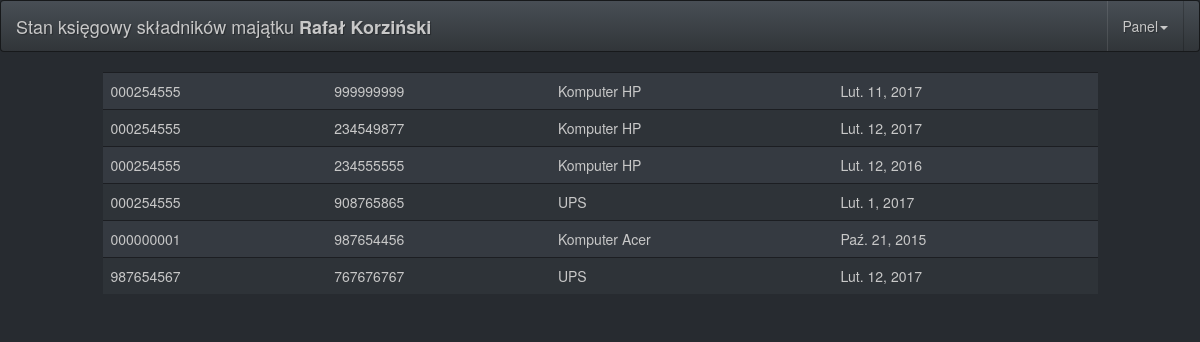
/list-stc/ (signed in), run on an earlier commit of the app's database.
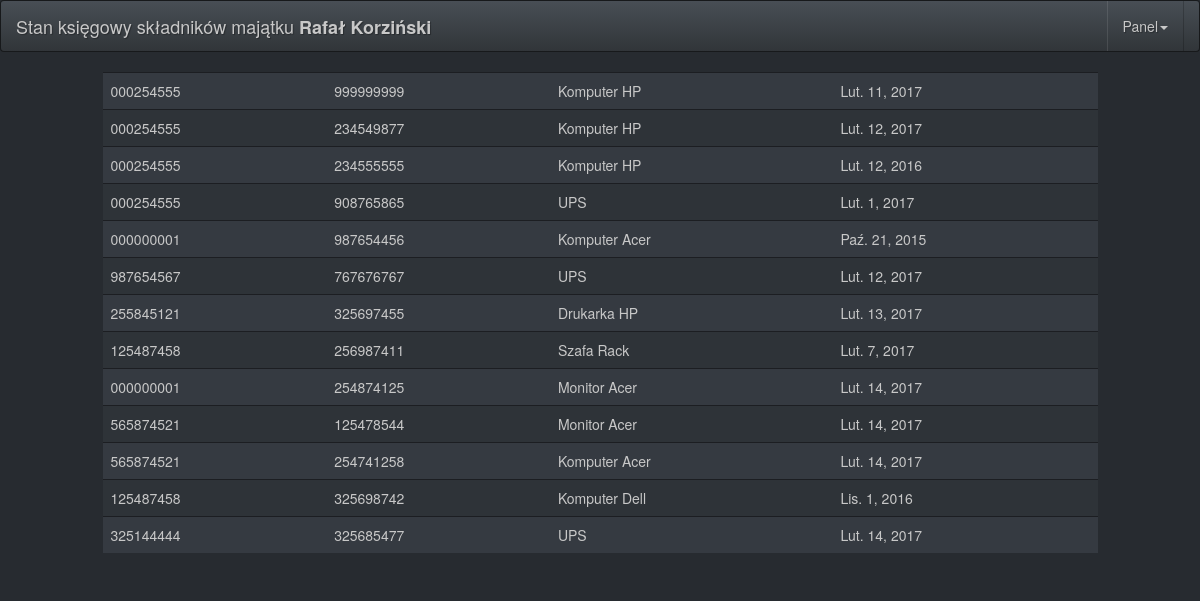
And on a later commit of the database.
### store/models.py (models this page shows, shortened)
class NrStc(models.Model):
	nr_st = models.ForeignKey(NrSt)
	owner = models.ForeignKey(settings.AUTH_USER_MODEL)
	nr_stc = models.CharField(max_length = 9, unique=True)
	name = models.CharField(max_length = 255)
	data_przyjecia = models.DateField(default=date.today)
	price = models.DecimalField(null = True, blank=True, max_digits = 20, decimal_places = 2)
	uwagi = models.TextField(null=True)
	dzierzawca = models.CharField(max_length = 255, null = True)
	place = models.CharField(max_length = 255, null = True, blank = True)
	photo = models.ImageField(null=True)

class NrSt(models.Model):
	owner = models.ForeignKey(settings.AUTH_USER_MODEL)
	nr_st = models.CharField(max_length = 9, unique=True)
	name = models.CharField(max_length = 255)
	data_przyjecia = models.DateField(default=date.today)
	price = models.DecimalField(null = True, blank = True, max_digits = 20, decimal_places = 2)
	uwagi = models.TextField(null = True, blank=True)
	dzierzawca = models.CharField(max_length = 255, null = True, blank=True)
	place = models.CharField(max_length = 255, null = True, blank=True)

### store/views.py (the view)
# urls.py: url(r'^list-stc/', login_required(StcListView.as_view(), login_url="/"), name='list-stc'),
class StcListView(ListView):
	template_name = 'store/list-stc.html'
	model = NrStc
	fields = ['owner', 'nr_st', 'name', 'nr_stc', 'data_przyjecia']

### store/templates/store/list-stc.html
{% extends "base.html"  %}
{% block 'content' %}
 <table class="table table-striped table-hover">
{% for stc in object_list %}
    <tr><td>{{ stc.nr_st.nr_st }}</td><td> {{ stc.nr_stc }}</td><td> {{ stc.name }}</td> <td>{{ stc.data_przyjecia }}</td></tr>
{% endfor %}
</table>
{% endblock  %}

### templates/base.html (shortened to what this page needs)
{% load staticfiles %}
<!doctype html>
<html class="no-js" lang="">
    <head>
        <link rel="stylesheet" href="https://maxcdn.bootstrapcdn.com/bootstrap/3.3.7/css/bootstrap.min.css">
        <link rel="stylesheet" href="//code.jquery.com/ui/1.12.1/themes/base/jquery-ui.css">
        <link href="{% static 'css/bootstrap.min.css' %}" rel="stylesheet">
    </head>
    <body>
    <nav class="navbar navbar-default">
      <div class="container-fluid">
        <div class="navbar-header">
          <a class="navbar-brand" href="/">Stan księgowy składników majątku <strong>{{user.first_name }} {{ user.last_name }}</strong></a>
        </div>
        <div class="collapse navbar-collapse" id="bs-example-navbar-collapse-1">
          <ul class="nav navbar-nav navbar-right">
            <li class="dropdown">
              <a href="#" class="dropdown-toggle" data-toggle="dropdown" role="button" aria-expanded="false">Panel<span class="caret"></span></a>
            </li>
          </ul>
        </div>
      </div>
    </nav>
    <div class="content">
        <div class="row">
            <div class="col-lg-1">
            </div>
            <div class="col-lg-10">
                {% block 'content'  %}
                {% endblock  %}
            </div>
            <div class="col-lg-1">
            </div>
        </div>
    </div>
    </body>
</html>

What changed in the data, as far as the page shows it:
added NrStc: nr_st.nr_st "255845121", nr_stc "325697455", name "Drukarka HP", data_przyjecia "Lut. 13, 2017"
added NrStc: nr_st.nr_st "125487458", nr_stc "256987411", name "Szafa Rack", data_przyjecia "Lut. 7, 2017"
added NrStc: nr_st.nr_st "000000001", nr_stc "254874125", name "Monitor Acer", data_przyjecia "Lut. 14, 2017"
added NrStc: nr_st.nr_st "565874521", nr_stc "125478544", name "Monitor Acer", data_przyjecia "Lut. 14, 2017"
added NrStc: nr_st.nr_st "565874521", nr_stc "254741258", name "Komputer Acer", data_przyjecia "Lut. 14, 2017"
added NrStc: nr_st.nr_st "125487458", nr_stc "325698742", name "Komputer Dell", data_przyjecia "Lis. 1, 2016"
added NrStc: nr_st.nr_st "325144444", nr_stc "325685477", name "UPS", data_przyjecia "Lut. 14, 2017"
